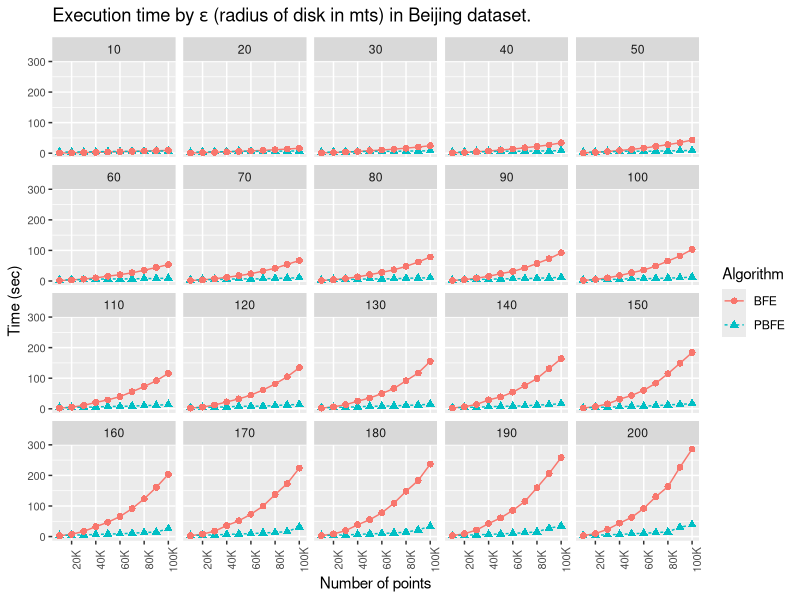

Generate this figure with R:
library(ggplot2)

data <- read.csv("Beijing_N10K-100K_E10-200.csv", header = F)
data <- data[,c(1,2,3,5)]
names(data) = c("Algorithm","Epsilon", "Dataset", "Time")
reorder = c("10K", "20K", "30K", "40K", "50K", "60K", "70K", "80K", "90K", "100K")
data$Dataset = factor(data$Dataset, levels = reorder)

title=expression(paste("Execution time by ",epsilon," (radius of disk in mts) in Beijing dataset."))
g = ggplot(data=data, aes(x=factor(Dataset), y=Time, group=Algorithm, colour=Algorithm, shape=Algorithm)) +
  geom_line(aes(linetype=Algorithm)) +
  geom_point(size=2) +
  labs(title=title,y="Time (sec)") + 
  scale_x_discrete("Number of points", breaks=c("20K","40K","60K","80K", "100K")) +
  theme(axis.text.x=element_text(size=8, angle=90),axis.text.y=element_text(size=8)) +
  facet_wrap(~Epsilon)

pdf("Beijing_N10K-100K_E10-200.pdf", width = 10.5, height = 7.5)
plot(g)
dev.off()
